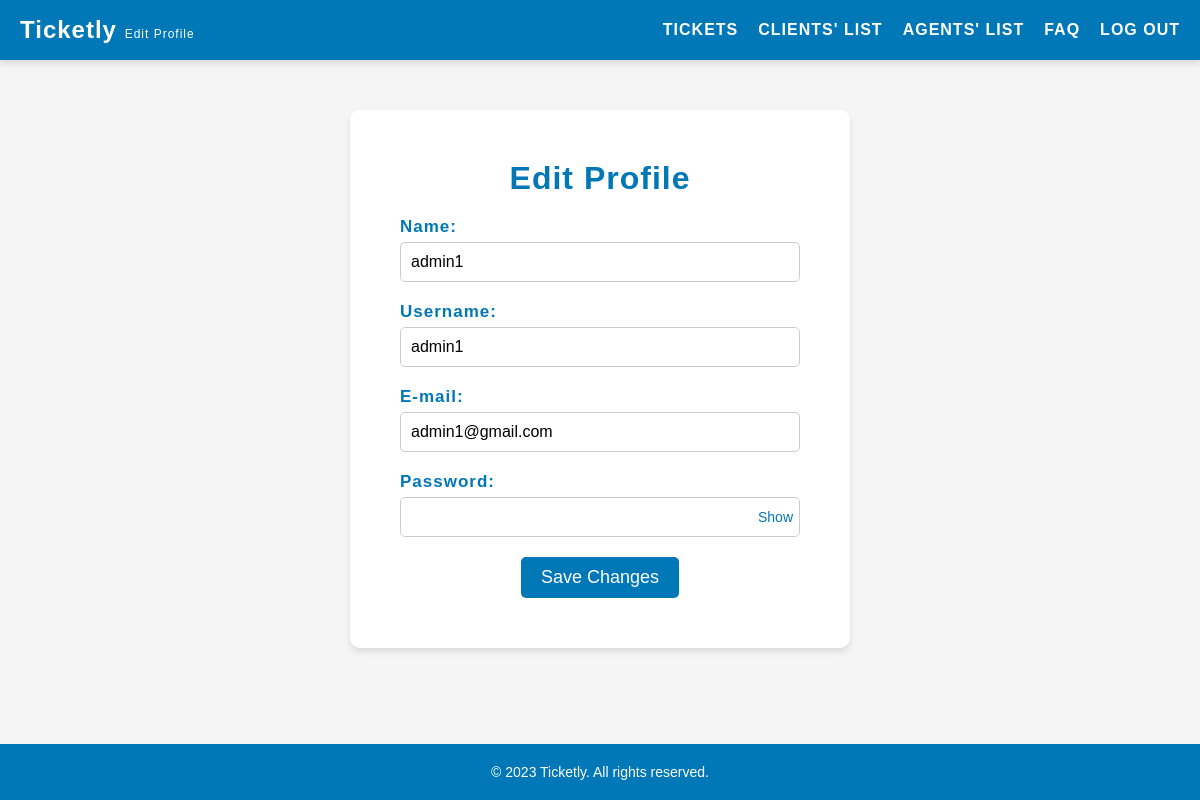
The page /pages/myPage.php (signed in) on the database its author committed.
### tables this page shows
CREATE TABLE users (
    id INTEGER PRIMARY KEY AUTOINCREMENT,
    username VARCHAR(255) NOT NULL UNIQUE,
    password VARCHAR(255) NOT NULL,
    email VARCHAR(255) NOT NULL UNIQUE,
    name VARCHAR(255) NOT NULL,
    role VARCHAR(10) NOT NULL DEFAULT 'client' CHECK (role IN ('client', 'agent', 'admin')),
    department_id INTEGER,
    FOREIGN KEY(department_id) REFERENCES departments(id)
);

### pages/myPage.php (called while the page is built, shortened)
<?php
    require_once(__DIR__ . '/../utils/session.php');
    $session = new Session();
    require_once(__DIR__ . '/../templates/myPage.tpl.php');
    drawMyPage($session);
?>

### utils/session.php (called while the page is built, shortened)
<?php class Session {
    public function getId() : ?int {
        return $_SESSION['userID'] ?? null;
    }
} ?>

### database/user.class.php (called while the page is built, shortened)
<?php
    class User {
        public function __construct(?int $id, string $username, string $password, string $email, string $name, string $role, int $departmentId = 1) {
            $this->username = $username;
            $this->email = $email;
            $this->name = $name;
        }
    }
    function getUserData(PDO $db, int $userId): ?User {
        $stmt = $db->prepare('SELECT * FROM users WHERE id = ?');
        $stmt->execute([$userId]);
        $row = $stmt->fetch(PDO::FETCH_ASSOC);
        if ($row) {
            return new User(
                (int) $row['id'],
                $row['username'],
                $row['password'],
                $row['email'],
                $row['name'],
                $row['role']
            );
        }
        return null;
    }
?>

### templates/myPage.tpl.php (the view, shortened to what this page needs)
<?php function drawMyPage(Session $session, $name_error = '', $username_error = '', $email_error = '', $password_error = '') {
    require_once '../database/connection.db.php';
    require_once '../database/user.class.php';
    $db = getDatabaseConnection();
    $userId = $session->getId();
    $user = getUserData($db, $userId);
    ?>
    <!DOCTYPE html>
    <html lang="en">
    <head>
        <link rel="stylesheet" href="../style/myPage.css">
    </head>
    <body>
        <?php include '../templates/header.tpl.php';?>
        <main>
            <section id="edit-profile">
                <h2>Edit Profile</h2>
                <form id="edit-form" action="../actions/action_editProfile.php" method="post">
                    <label for="name">Name:</label>
                    <input type="text" id="name" name="name" value="<?php echo $user->name; ?>" required>
                    <label for="username">Username:</label>
                    <input type="text" id="username" name="username" value="<?php echo $user->username; ?>" required>
                    <label for="email">E-mail:</label>
                    <input type="email" id="email" name="email" value="<?php echo $user->email; ?>" required>
                    <label for="password">Password:</label>
                    <div class="password-field">
                        <input type="password" id="password" name="password" required>
                        <button id="password-toggle" type="button">Show</button>
                    </div>
                    <input type="submit" value="Save Changes">
                </form>
            </section>
        </main>
        <?php include '../templates/footer.tpl.php'; ?>
    </body>
    </html>
<?php } ?>

### style/myPage.css (style rules this page uses)
main { background-color: #fff; padding: 50px; border-radius: 10px; box-shadow: 0 4px 6px rgba(0, 0, 0, 0.1); margin: 50px auto; max-width: 500px; margin-bottom: 100px; }
main h2 { text-align: center; font-size: 32px; margin-bottom: 20px; font-weight: 600; letter-spacing: 1px; color: #0077b6; }
form { display: flex; flex-direction: column; }
label { font-size: 17px; margin-bottom: 5px; font-weight: 600; letter-spacing: 1px; color: #0077b6; }
input[type="text"], input[type="password"], input[type="email"] { font-size: 16px; padding: 10px; margin-bottom: 20px; border-radius: 5px; border: 1px solid #ccc; width: 100%; max-width: 400px; transition: border-color 0.3s ease; }
input[type="submit"] { font-size: 18px; background-color: #0077b6; color: #fff; padding: 10px 20px; border: none; border-radius: 5px; cursor: pointer; transition: all 0.3s ease; align-self: center; }
.password-field { position: relative; }
.password-field input[type="password"] { padding-right: 35px; }
.password-field button { position: absolute; top: 33%; right: 7px; transform: translateY(-50%); background: none; border: none; cursor: pointer; font-size: 14px; color: #0077b6; padding: 0; }

### style/header.css (style rules this page uses)
* { box-sizing: border-box; margin: 0; padding: 0; }
body { font-family: Arial, sans-serif; background-color: #f5f5f5; }

### rows shown on the page
users: name "admin1", username "admin1", email "admin1@gmail.com"
